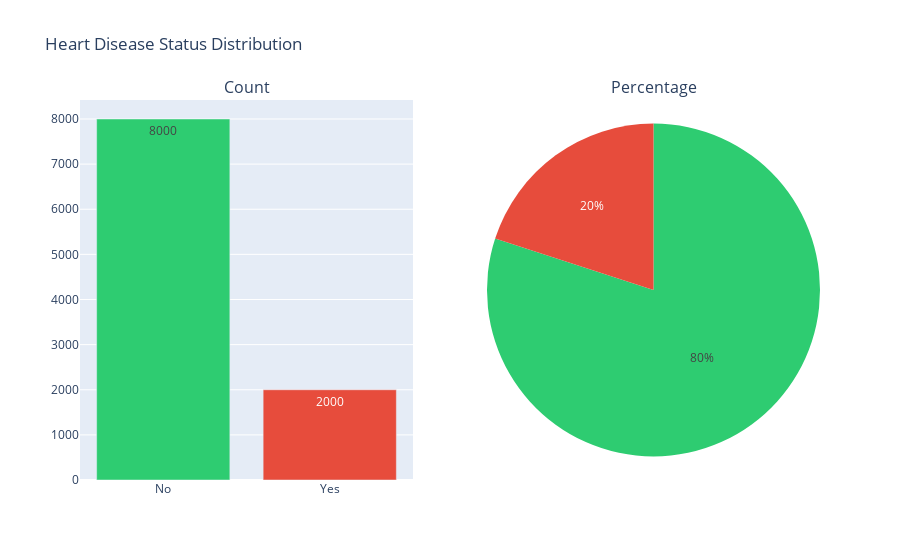

Notebook code cell kept with this figure:
### Code cell
# Interactive target distribution
fig = make_subplots(rows=1, cols=2, 
                    specs=[[{'type':'bar'}, {'type':'pie'}]],
                    subplot_titles=('Count', 'Percentage'))

# Bar chart
fig.add_trace(
    go.Bar(x=target_counts.index, y=target_counts.values,
           marker_color=['#2ecc71', '#e74c3c'],
           text=target_counts.values,
           textposition='auto'),
    row=1, col=1
)

# Pie chart
fig.add_trace(
    go.Pie(labels=target_counts.index, values=target_counts.values,
           marker_colors=['#2ecc71', '#e74c3c']),
    row=1, col=2
)

fig.update_layout(title_text="Heart Disease Status Distribution", 
                  showlegend=False, height=400)
fig.show()

### Figure 1 — Plotly figure (JSON) as saved in the notebook; plotly's stock layout.template omitted (floating-point values rounded to 4 significant figures)
{"data": [{"marker": {"color": ["#2ecc71", "#e74c3c"]}, "text": [8000.0, 2000.0], "textposition": "auto", "type": "bar", "x": ["No", "Yes"], "xaxis": "x", "y": [8000, 2000], "yaxis": "y"}, {"domain": {"x": [0.55, 1], "y": [0, 1]}, "labels": ["No", "Yes"], "marker": {"colors": ["#2ecc71", "#e74c3c"]}, "type": "pie", "values": [8000, 2000]}], "layout": {"annotations": [{"font": {"size": 16}, "showarrow": false, "text": "Count", "x": 0.225, "xanchor": "center", "xref": "paper", "y": 1, "yanchor": "bottom", "yref": "paper"}, {"font": {"size": 16}, "showarrow": false, "text": "Percentage", "x": 0.775, "xanchor": "center", "xref": "paper", "y": 1, "yanchor": "bottom", "yref": "paper"}], "autosize": true, "showlegend": false, "title": {"text": "Heart Disease Status Distribution"}, "xaxis": {"anchor": "y", "autorange": true, "domain": [0, 0.45], "range": [-0.5, 1.5], "type": "category"}, "yaxis": {"anchor": "x", "autorange": true, "domain": [0, 1], "range": [0, 8421.0], "type": "linear"}}}
